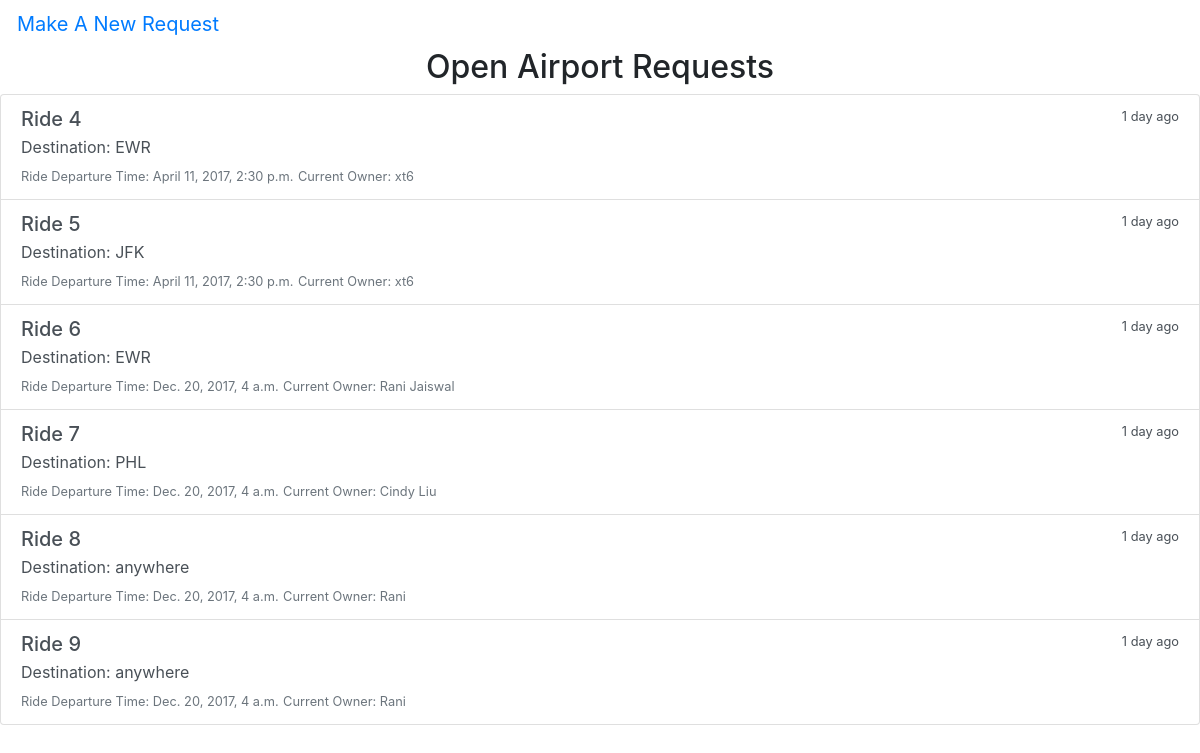
Before: /airport/open/ with the older database file.
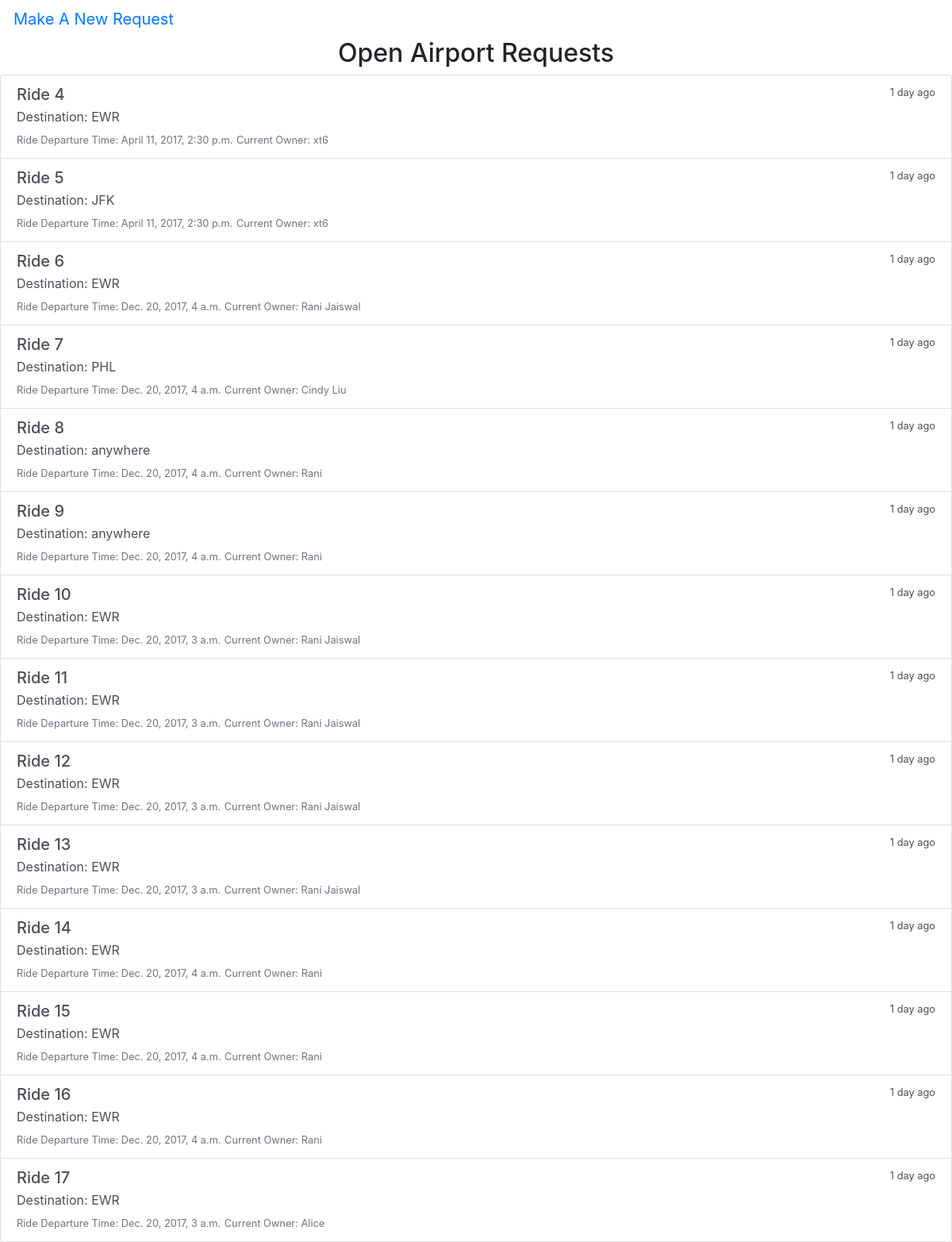
After: the same page with the newer database file.
### app/models.py (models this page shows, shortened)
class Rides(models.Model):
    DESTINATIONS = (
        ('EWR', 'EWR'),
        ('JFK', 'JFK'),
        ('LGA', 'LGA'),
        ('PHL', 'PHL'),
        ('PTON', 'Princeton'),
    )
    start_destination = models.CharField(max_length=100, choices = DESTINATIONS)
    end_destination = models.CharField(max_length=100, choices = DESTINATIONS)
    date_time = models.DateTimeField('Date and time')
    req_date_time = models.DateTimeField(auto_now_add=True)
    usrs = models.ManyToManyField('Users')
    seats = models.IntegerField(default=0)
    owner = models.CharField(max_length=200)

### app/views.py (the view)
# urls.py: url(r'airport/open/$', views.open_airport, name='open_airport'),
def open_airport(request):
	context = {
		'Title': 'Open Airport Requests',
		'rides': Rides.objects.all()
	}
	return render(request, 'app/open_req_list.html', context)

### app/templates/app/open_req_list.html (shortened to what this page needs)
<!DOCTYPE html>
<html>
<head>
<link rel="stylesheet" href="https://maxcdn.bootstrapcdn.com/bootstrap/4.0.0-alpha.6/css/bootstrap.min.css">
</head>
<body>
<a href="/airport/open/new" class="btn btn-outline btn-lg"> <span class="network-name">Make A New Request</span></a>
  <div class="list-group">
  <h2 align="center">{{Title}}</h1>
    <div class= "d-flex flex-column justify-content-center">
      {% for ride in rides %}
      <a href="/airport/open/select" class="list-group-item list-group-item-action flex-column align-items-start">
        <div class="d-flex w-100 justify-content-between">
          <h5 class="mb-1">Ride {{ride.id}}</h5>
          <small>1 day ago</small>
        </div>
        <p class="mb-1">Destination: {{ ride.end_destination}} </p>
        <small class="text-muted">Ride Departure Time: {{ ride.date_time}}</small>
        <small class="text-muted">Current Owner: {{ride.owner}} </small>
      </a>
      {% endfor %}
    </div>
  </div>
<body>
</html>

Changed rows visible on the page:
added Rides: id "10", end_destination "EWR", date_time "Dec. 20, 2017, 3 a.m.", owner "Rani Jaiswal"
added Rides: id "11", end_destination "EWR", date_time "Dec. 20, 2017, 3 a.m.", owner "Rani Jaiswal"
added Rides: id "12", end_destination "EWR", date_time "Dec. 20, 2017, 3 a.m.", owner "Rani Jaiswal"
added Rides: id "13", end_destination "EWR", date_time "Dec. 20, 2017, 3 a.m.", owner "Rani Jaiswal"
added Rides: id "14", end_destination "EWR", date_time "Dec. 20, 2017, 4 a.m.", owner "Rani"
added Rides: id "15", end_destination "EWR", date_time "Dec. 20, 2017, 4 a.m.", owner "Rani"
added Rides: id "16", end_destination "EWR", date_time "Dec. 20, 2017, 4 a.m.", owner "Rani"
added Rides: id "17", end_destination "EWR", date_time "Dec. 20, 2017, 3 a.m.", owner "Alice"
